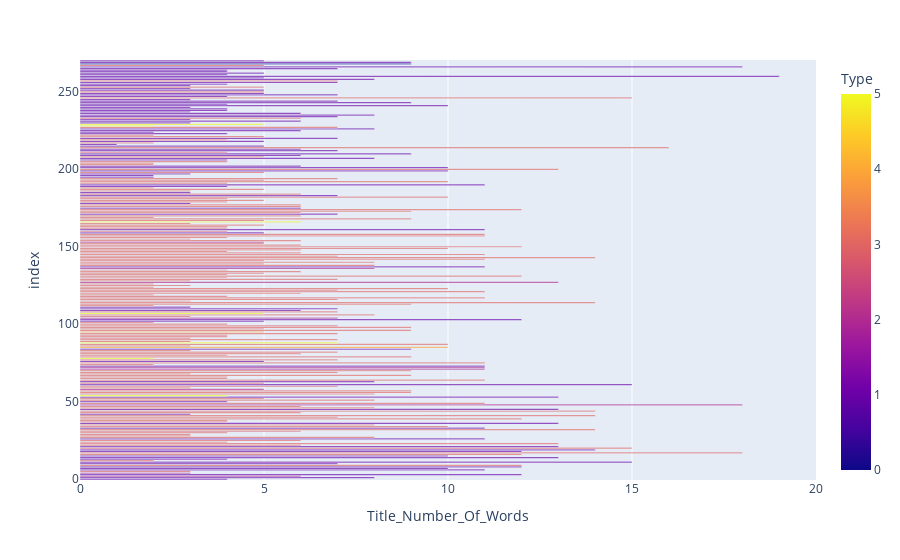

Notebook code cell kept with this figure:
### Code cell
fig = px.bar(data,
             x="Title_Number_Of_Words",
             color="Type")
fig.show()

### Figure 1 — Plotly figure (JSON) as saved in the notebook; plotly's stock layout.template omitted (floating-point values rounded to 4 significant figures; data arrays with more than 128 entries replaced by an {"elided": "..."} marker saying what was removed)
{"data": [{"alignmentgroup": "True", "hovertemplate": "Title_Number_Of_Words=%{x}<br>index=%{y}<br>Type=%{marker.color}<extra></extra>", "legendgroup": "", "marker": {"color": {"elided": "271 int values"}, "coloraxis": "coloraxis", "pattern": {"shape": ""}}, "name": "", "offsetgroup": "", "orientation": "h", "showlegend": false, "textposition": "auto", "type": "bar", "x": {"elided": "271 int values"}, "xaxis": "x", "y": {"elided": "271 int values"}, "yaxis": "y"}], "layout": {"barmode": "relative", "coloraxis": {"colorbar": {"title": {"text": "Type"}}, "colorscale": [[0, "#0d0887"], [0.1111, "#46039f"], [0.2222, "#7201a8"], [0.3333, "#9c179e"], [0.4444, "#bd3786"], [0.5556, "#d8576b"], [0.6667, "#ed7953"], [0.7778, "#fb9f3a"], [0.8889, "#fdca26"], [1, "#f0f921"]]}, "legend": {"tracegroupgap": 0}, "margin": {"t": 60}, "xaxis": {"anchor": "y", "domain": [0, 1], "title": {"text": "Title_Number_Of_Words"}}, "yaxis": {"anchor": "x", "domain": [0, 1], "title": {"text": "index"}}}}
